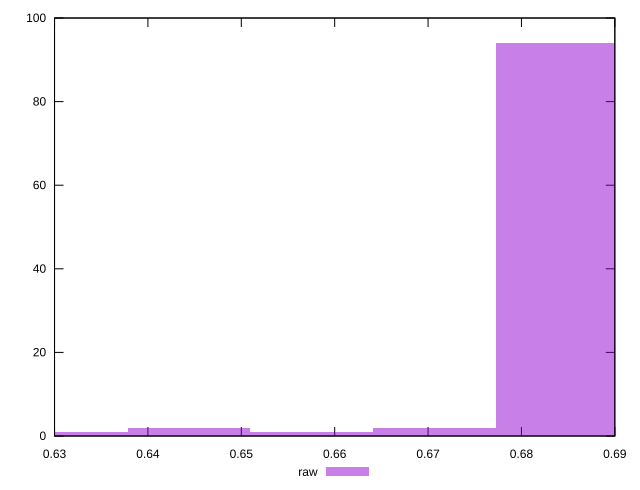

Reproduce this figure in gnuplot.
reset

$raw <<EOF
0.6575566698188209 1
0.6707078032151973 2
0.6838589366115737 94
0.6312544030260681 1
0.6444055364224445 2
EOF

set key outside below
set boxwidth 0.013151133396376418
set xrange [0.63:0.69]
set yrange [0:100]
set trange [0:100]
set style fill transparent solid 0.5 noborder
set terminal svg size 640, 490 enhanced background rgb 'white'
set output "report_00026_2021-02-22T21:38:55.199Z/meta/score/samples/pages+cached+noadtech/raw/histogram.svg"

plot $raw title "raw" with boxes

reset
